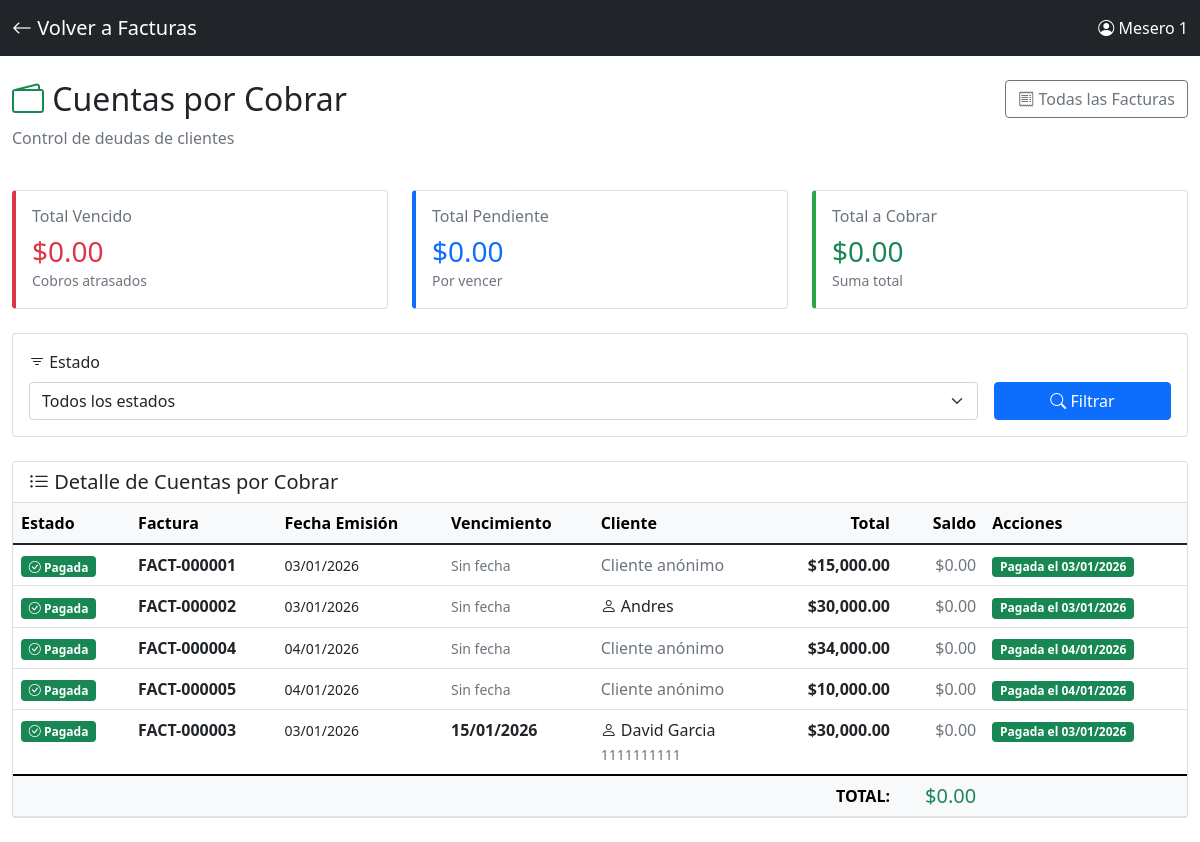
The page /cuentas_por_cobrar (signed in) on the database as committed earlier.
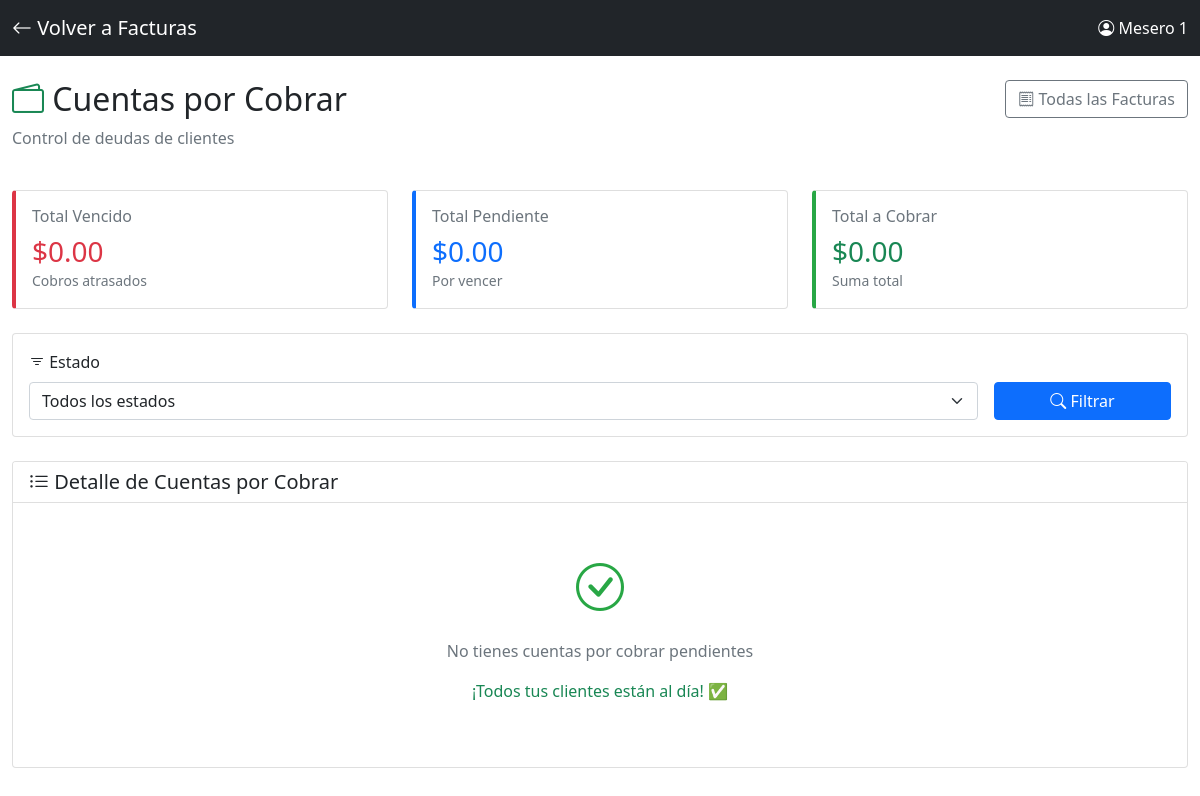
The same page on the database as committed later.
### app.py (models this page shows)
class Factura(db.Model):
    id = db.Column(db.Integer, primary_key=True)
    numero_consecutivo = db.Column(db.String(50), unique=True, nullable=False)
    sesion_id = db.Column(db.Integer, db.ForeignKey('sesion.id'), nullable=False)
    fecha_emision = db.Column(db.DateTime, default=datetime.now)
    subtotal = db.Column(db.Float, default=0)
    iva = db.Column(db.Float, default=0)
    propina = db.Column(db.Float, default=0)
    total = db.Column(db.Float, default=0)
    metodo_pago = db.Column(db.String(50), default='efectivo')
    desglose_pago = db.Column(db.Text)
    cliente_nombre = db.Column(db.String(200))
    cliente_documento = db.Column(db.String(50))
    notas = db.Column(db.Text)
    estado_pago = db.Column(db.String(20), default='pagada')  # pagada, pendiente, vencida
    fecha_vencimiento = db.Column(db.Date, nullable=True)  # Cuándo debe pagar el cliente
    fecha_pago_real = db.Column(db.DateTime, nullable=True)  # Cuándo pagó realmente
    saldo_pendiente = db.Column(db.Float, default=0)  # Si pagó parcialmente
    sesion = db.relationship('Sesion', backref='facturas')

### app.py (the view)
@app.route("/cuentas_por_cobrar")
@login_required
def cuentas_por_cobrar():
    estado = request.args.get('estado', 'todos')  # todos, pendiente, vencida, pagada
    query = Factura.query
    if estado != 'todos':
        query = query.filter(Factura.estado_pago == estado)
    facturas = query.order_by(Factura.fecha_vencimiento).all()
    from datetime import date
    hoy = date.today()
    for factura in facturas:
        if factura.estado_pago == 'pendiente' and factura.fecha_vencimiento and factura.fecha_vencimiento < hoy:
            factura.estado_pago = 'vencida'
    db.session.commit()
    total_pendiente = sum(f.saldo_pendiente or f.total for f in facturas if f.estado_pago == 'pendiente')
    total_vencido = sum(f.saldo_pendiente or f.total for f in facturas if f.estado_pago == 'vencida')
    total_general = total_pendiente + total_vencido
    facturas_por_cliente = {}
    for factura in facturas:
        if factura.estado_pago in ['pendiente', 'vencida'] and factura.cliente_nombre:
            cliente = factura.cliente_nombre
            if cliente not in facturas_por_cliente:
                facturas_por_cliente[cliente] = {
                    'cliente': cliente,
                    'total': 0,
                    'cantidad': 0
                }
            facturas_por_cliente[cliente]['total'] += (factura.saldo_pendiente or factura.total)
            facturas_por_cliente[cliente]['cantidad'] += 1
    return render_template("cuentas/cuentas_por_cobrar.html",
                         facturas=facturas,
                         total_pendiente=total_pendiente,
                         total_vencido=total_vencido,
                         total_general=total_general,
                         facturas_por_cliente=facturas_por_cliente.values(),
                         estado_filtro=estado,
                         datetime=datetime)  # ← AGREGAR ESTA LÍNEA

### app.py (called while the page is built)
@login_manager.user_loader
def load_user(user_id):
    return Usuario.query.get(int(user_id))

### templates/cuentas/cuentas_por_cobrar.html (shortened to what the changed rows need)
<!DOCTYPE html>
<html lang="es">
<head>
    <link href="https://cdn.jsdelivr.net/npm/bootstrap@5.1.3/dist/css/bootstrap.min.css" rel="stylesheet">
    <link rel="stylesheet" href="https://cdn.jsdelivr.net/npm/bootstrap-icons@1.7.2/font/bootstrap-icons.css">
</head>
<body>
    <div class="container-fluid py-4">
        <div class="row mb-4">
            <div class="col-md-8">
                <h2><i class="bi bi-wallet2 text-success"></i> Cuentas por Cobrar</h2>
            </div>
        </div>
        <div class="card">
            <div class="card-body p-0">
                {% if facturas %}
                <div class="table-responsive">
                    <table class="table table-hover mb-0">
                        <thead class="table-light">
                            <tr>
                                <th>Estado</th>
                                <th>Factura</th>
                                <th>Fecha Emisión</th>
                                <th>Vencimiento</th>
                                <th>Cliente</th>
                                <th class="text-end">Total</th>
                                <th class="text-end">Saldo</th>
                                <th>Acciones</th>
                            </tr>
                        </thead>
                        <tbody>
                            {% for factura in facturas %}
                            <tr class="factura-row {% if factura.estado_pago == 'vencida' %}factura-vencida{% elif factura.estado_pago == 'pendiente' %}factura-pendiente{% endif %}">
                                <td>
                                    {% if factura.estado_pago == 'vencida' %}
                                    <span class="badge bg-danger">
                                        <i class="bi bi-exclamation-triangle"></i> Vencida
                                    </span>
                                    {% elif factura.estado_pago == 'pendiente' %}
                                    <span class="badge bg-primary">
                                        <i class="bi bi-clock"></i> Pendiente
                                    </span>
                                    {% else %}
                                    <span class="badge bg-success">
                                        <i class="bi bi-check-circle"></i> Pagada
                                    </span>
                                    {% endif %}
                                </td>
                                <td>
                                    <strong>{{ factura.numero_consecutivo }}</strong>
                                </td>
                                <td>
                                    <small>{{ factura.fecha_emision.strftime('%d/%m/%Y') }}</small>
                                </td>
                                <td>
                                    {% if factura.fecha_vencimiento %}
                                    <strong>{{ factura.fecha_vencimiento.strftime('%d/%m/%Y') }}</strong>
                                    {% else %}
                                    <small class="text-muted">Sin fecha</small>
                                    {% endif %}
                                </td>
                                <td>
                                    {% if factura.cliente_nombre %}
                                    <i class="bi bi-person"></i> {{ factura.cliente_nombre }}
                                    {% if factura.cliente_documento %}
                                    <br><small class="text-muted">{{ factura.cliente_documento }}</small>
                                    {% endif %}
                                    {% else %}
                                    <span class="text-muted">Cliente anónimo</span>
                                    {% endif %}
                                </td>
                                <td class="text-end">
                                    <strong>${{ "{:,.2f}".format(factura.total) }}</strong>
                                </td>
                                <td class="text-end">
                                    {% set saldo = factura.saldo_pendiente or factura.total %}
                                    {% if factura.estado_pago != 'pagada' %}
                                    <strong class="text-success">${{ "{:,.2f}".format(saldo) }}</strong>
                                    {% else %}
                                    <span class="text-muted">$0.00</span>
                                    {% endif %}
                                </td>
                                <td>
                                    {% if factura.estado_pago in ['pendiente', 'vencida'] %}
                                    <button type="button"
                                            class="btn btn-sm btn-success"
                                            data-bs-toggle="modal"
                                            data-bs-target="#modalPago{{ factura.id }}">
                                        <i class="bi bi-cash"></i> Registrar Pago
                                    </button>
                                    <a href="{{ url_for('ver_factura', factura_id=factura.id) }}"
                                       class="btn btn-sm btn-outline-secondary"
                                       target="_blank">
                                        <i class="bi bi-eye"></i>
                                    </a>
                                    {% else %}
                                    <span class="badge bg-success">
                                        Pagada el {{ factura.fecha_pago_real.strftime('%d/%m/%Y') if factura.fecha_pago_real else 'N/A' }}
                                    </span>
                                    {% endif %}
                                </td>
                            </tr>
                            {% endfor %}
                        </tbody>
                        <tfoot class="table-light">
                            <tr>
                                <th colspan="6" class="text-end">TOTAL:</th>
                                <th class="text-end">
                                    <h5 class="mb-0 text-success">
                                        ${{ "{:,.2f}".format(total_general) }}
                                    </h5>
                                </th>
                                <th></th>
                            </tr>
                        </tfoot>
                    </table>
                </div>
                {% else %}
                <div class="text-center py-5">
                    <i class="bi bi-check-circle" style="font-size: 3rem; color: #28a745;"></i>
                    <p class="text-muted mt-3">No tienes cuentas por cobrar pendientes</p>
                    <p class="text-success">¡Todos tus clientes están al día! ✅</p>
                </div>
                {% endif %}
            </div>
        </div>
    </div>
</body>
</html>

Rows that differ between the two databases and show on the page:
removed Factura: estado_pago "pagada" (drawn), numero_consecutivo "FACT-000001", fecha_emision "03/01/2026", shows "Sin fecha", cliente_nombre "Cliente anónimo", total "15,000.00", fecha_pago_real "03/01/2026"
removed Factura: estado_pago "pagada" (drawn), numero_consecutivo "FACT-000002", fecha_emision "03/01/2026", shows "Sin fecha", cliente_nombre "Andres", total "30,000.00", fecha_pago_real "03/01/2026"
removed Factura: estado_pago "pagada" (drawn), numero_consecutivo "FACT-000004", fecha_emision "04/01/2026", shows "Sin fecha", cliente_nombre "Cliente anónimo", total "34,000.00", fecha_pago_real "04/01/2026"
removed Factura: estado_pago "pagada" (drawn), numero_consecutivo "FACT-000005", fecha_emision "04/01/2026", shows "Sin fecha", cliente_nombre "Cliente anónimo", total "10,000.00", fecha_pago_real "04/01/2026"
removed Factura: estado_pago "pagada" (drawn), numero_consecutivo "FACT-000003", fecha_emision "03/01/2026", fecha_vencimiento "15/01/2026", cliente_nombre "David Garcia", cliente_documento "1111111111", total "30,000.00", fecha_pago_real "03/01/2026"
Other text that changed with them:
{{ "{:,.2f}".format(total_general) }}: "0.00" → (not shown)
text no longer shown: "Estado Factura Fecha Emisión Vencimiento Cliente Total Saldo Acciones TOTAL: $"
text now shown: "No tienes cuentas por cobrar pendientes ¡Todos tus clientes están al día! ✅"
